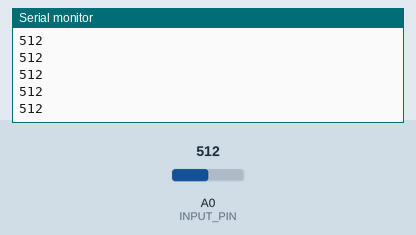
This sketch was run on a simulated Arduino Uno, built with avr-gcc and run on an emulated ATmega328P. Parts: the last lines printed to the serial monitor. Inputs (shaded band) come from the test bench; at power-on: A0 (INPUT_PIN) = 512.

Above: at 1.2 s.
1.3 s: A0 (INPUT_PIN) set to 716
At 1.38 s:
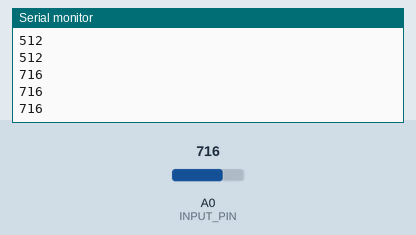
2.8 s: A0 (INPUT_PIN) set to 900
At 2.88 s:
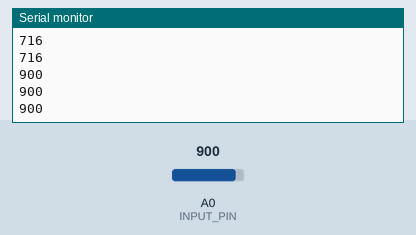
Timing chart, 0 to 5.8 s (numbered marks = the images above; inputs shaded):
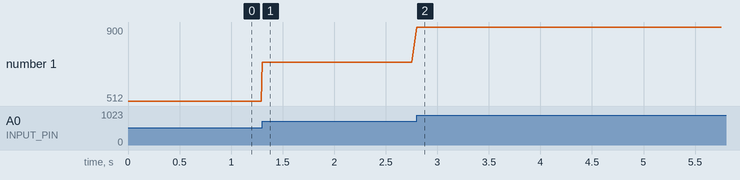

The sketch:

pre-alpha-arduino.ino
```cpp
///////////////////////////// SETTINGS /////////////////////////////

// Debug
#define DEBUG true // Comment out when in operation
#define SERIAL_BAUD 115200
#if (DEBUG)
    #define DebugPrint(x) Serial.print(x)
#else
    #define DebugPrint(x)
#endif

// Options
#define SAMPLE_RATE 500


/////////////////////////////// PINS ///////////////////////////////

// DIGITAL PINS

// ANALOG PINS
#define INPUT_PIN A0

///////////////////////// GLOBAL VARIABLES /////////////////////////


//////////////////////////////////////////////////////////////////

void setup()
{
    #if (DEBUG)
        Serial.begin(SERIAL_BAUD);
        while(!Serial) {}
        DebugPrint(F("\nDEBUG MODE\n\n"));
    #endif

    pinMode(INPUT_PIN, INPUT);
}

void loop() {

	// Calculate elapsed time
	static unsigned long past = 0;
	unsigned long present = micros();
	unsigned long interval = present - past;
	past = present;

	// Run timer
	static long timer = 0;
	timer -= interval;

	// Sample
	if(timer < 0){
		timer += 1000000 / SAMPLE_RATE;
		int sensor_value = analogRead(INPUT_PIN);
		Serial.println(sensor_value);
	}
}
```

Measured:
- after the input at 1.3 s, the serial monitor: prints a new line at once (image 1)
- after the input at 2.8 s, the serial monitor: prints a new line at once (image 2)
- plotted number 1: 512 → 716 after the input at 1.3 s, 716 → 900 after the input at 2.8 s
